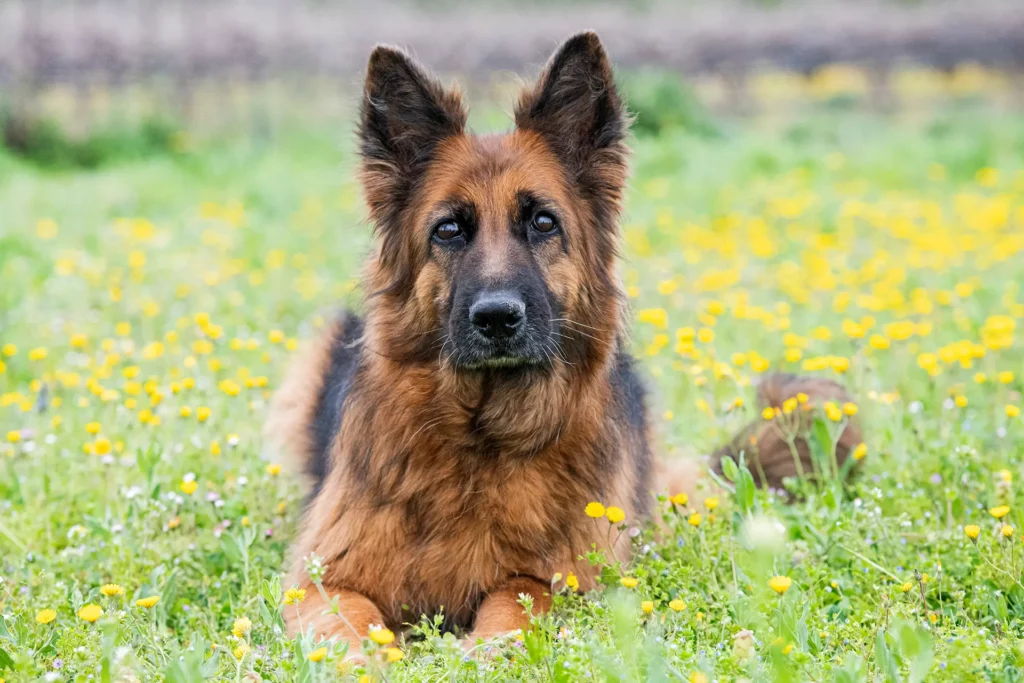
#> input picture CNN_Implementation/images/GS.jpg, 1024 x 683 px
$ python resize_dataset.py --image_dir ../../../../CNN_Implementation/images
#> lines starting #> are read from the running program, lines starting #| are printed output that depends on the picture
### src/imageClassification/datasets/image_loader.py
from os import listdir
from os.path import isfile, join
import argparse
import numpy as np
import cv2
from imageClassification.preprocessing.image_transform import crop_resize, normalize

# Find all the images in the directory
def load_imgs(image_dir):
#> called with image_dir = '../../../../CNN_Implementation/images'
    image_files = [f for f in listdir(image_dir) if isfile(join(image_dir, f))]
    print(f"Found {len(image_files)} images in {image_dir}.")
    images = []
    for file in image_files:
        image_path = join(image_dir, file)
        img = cv2.imread(image_path, cv2.IMREAD_UNCHANGED)
#> img is the input picture: shape (683, 1024, 3); mean B, G, R 124.3, 176.4, 172.9
        if img is None:
            continue
        images.append((file, img))

    return images


# [42 lines left out: functions flatten_images, prepare_knn_data, not called in this run]

### Milestone1/src/imageClassification/preprocessing/image_transform.py
import numpy as np
import cv2
import matplotlib.pyplot as plt


def crop_resize(img, imsize):
    # Crop the image to a square
    height, width = img.shape[:2]
    size = min(height, width)
    start_x = (width - size) // 2
    start_y = (height - size) // 2
    img = img[start_y:start_y + size, start_x:start_x + size]

    # Resize the image to size
    img = cv2.resize(img, imsize)

    # Save the resized image back to the directory
    return img[start_y:start_y + size, start_x:start_x + size]


def normalize(gray_img):
    norm_img = (gray_img - np.min(gray_img)) / (np.max(gray_img) - np.min(gray_img))
    return norm_img

def filter_img():
    pass

### Milestone1/src/imageClassification/scripts/resize_dataset.py
from os import listdir
from os.path import isfile, join
import cv2
import argparse
from imageClassification.datasets.image_loader import load_imgs
from imageClassification.preprocessing.image_transform import crop_resize

# Following https://www.geeksforgeeks.org/python/resize-multiple-img-using-opencv-python/
def main():
    ap = argparse.ArgumentParser(description='Resize img in a directory.')

    ap.add_argument("-i",
                    "--image_dir",
                    required=True,
                    help="Path to the directory containing img to resize.")

    args = vars(ap.parse_args())

    images = load_imgs(args["image_dir"])
#> images = 2 items

    for filename, image in images:
        img = crop_resize(image, (224, 224))
        cv2.imwrite(join(args["image_dir"], filename), img)
#> this loop made 2 passes
#> (filename, height in crop_resize, width in crop_resize, size in crop_resize, start_x in crop_resize, start_y in crop_resize) on passes 1 to 2: ('GS.jpg', 683, 1024, 683, 170, 0), ('German Shepherd.jpg', 683, 1024, 683, 170, 0)
#> pass 1, in crop_resize, `img = img[start_y:start_y + size, start_x:start_x + size]`:
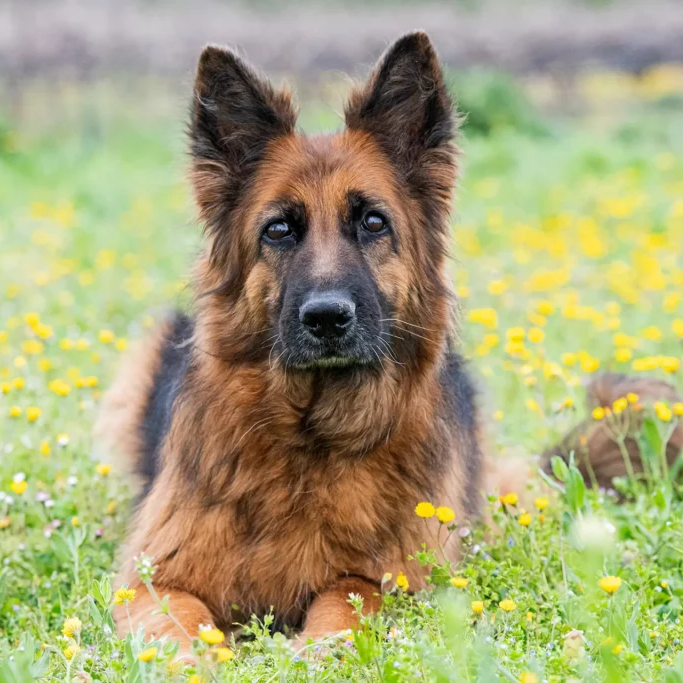
#> img: shape (683, 683, 3); mean of channels 0, 1, 2 119.6, 163.9, 166.6; drawn as B, G, R
#> pass 1, in main, `img = crop_resize(image, (224, 224))`:
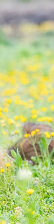
#> img: shape (224, 54, 3); mean B, G, R 132.2, 199.5, 187.3

if __name__ == "__main__":
    main()
